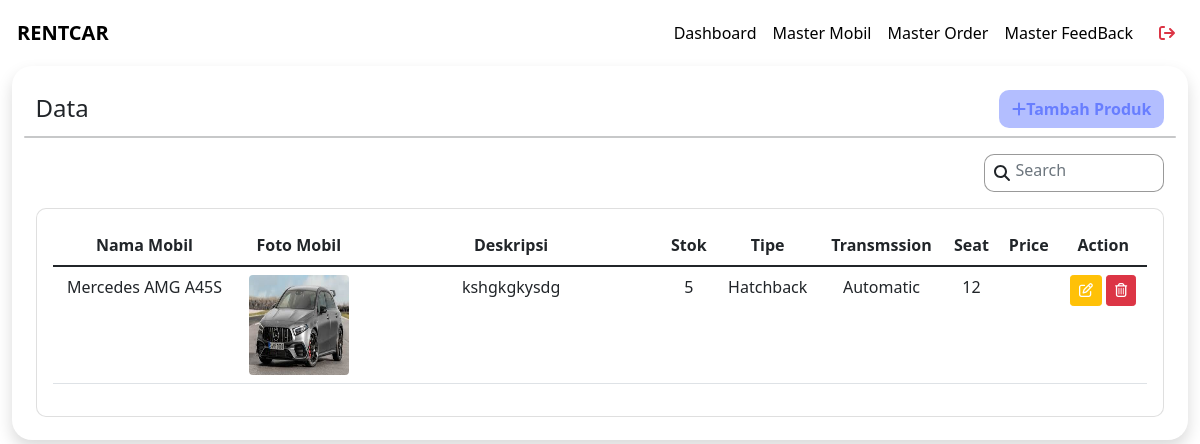
Page /mobil/master-mobil/ (signed in) on the committed database.
### mobil/models.py (models this page shows, shortened)
class Mobils(models.Model):
    TRANSMISSION = [
        ('Manual', 'Manual'),
        ('Automatic', 'Automatic'),
    ]
    TYPE_CAR = [
        ('Convertible','Convertible'),
        ('Coupe','Coupe'),
        ('Sedan','Sedan'),
        ('Hatchback','Hatchback'),
        ('SUV','SUV'),
        ('MPV','MPV'),
    ]
    name = models.CharField(max_length=100)
    stock = models.PositiveIntegerField()
    image1 = models.ImageField(upload_to="images/")
    image2 = models.ImageField(upload_to="images/")
    image3 = models.ImageField(upload_to="images/")
    pricePerDay = models.IntegerField()
    transmission = models.CharField(max_length=10, choices=TRANSMISSION)
    typeCar = models.CharField(max_length=20, choices=TYPE_CAR)
    description = models.CharField(max_length=150)
    seat = models.CharField(max_length=10)
    created_at = models.DateTimeField(auto_now_add=True)
    updated_at = models.DateTimeField(auto_now=True)

### mobil/views.py (the view)
# urls.py: path('master-mobil/', views.masterMobil, name="masterMobil"),
def masterMobil(request):
    current_user = request.user
    if not request.user.is_superuser:
        return redirect("user:loginAdmin")
    search_query = request.GET.get('search', '')
    mobils = Mobils.objects.all().order_by('-updated_at')
    if search_query:
        mobils = mobils.filter(name__icontains=search_query)
    for mobil in mobils:
        mobil.pricePerDay = currency(mobil.pricePerDay)
    context = {
        'mobils': mobils,
        'search_query': search_query,
    }
    return render(request, './admin/manageCar.html', context)

### utils/currency.py (called while the page is built)
def currency(amount):
    try:
        amount = Decimal(amount)
        return format_currency(amount, 'IDR', locale='id_ID')
    except (InvalidOperation, TypeError, ValueError):
        return "Invalid amount"

### templates/admin/manageCar.html (shortened to what this page needs)
{% extends '../base.html' %}
{% load static %}
{% block headers %}
<link href="{% static 'css/admin/manageCar.css' %}" rel="stylesheet" type="text/css">
<link rel="stylesheet" href="https://cdnjs.cloudflare.com/ajax/libs/font-awesome/6.0.0-beta3/css/all.min.css">
{% endblock headers %}
{% block contents %}
{% include '../partials/navbarAdmin.html' %}
<div class="wrapper">
    <div class="tabel shadow">
        <div class="row">
            <div class="d-flex justify-content-between align-items-center w-100">
                <h4 class="col-sm-2">Data</h4>
                <div class="col-sm-4 text-end">
                    <button type="button" class="btn mb-2 shadow-none" data-bs-toggle="modal"
                        data-bs-target="#addProductModal"><i class="fa-solid fa-plus mr-2"></i>Tambah Produk</button>
                </div>
            </div>
            <hr>
            <div class="d-flex mb-3 justify-content-end w-80">
                <div class="col-sm-2 position-relative">
                    <form method="GET" action="{% url 'mobil:masterMobil' %}">
                        <i class="fas fa-search position-absolute top-50 end-0 translate-middle-y pe-3"></i>
                        <input type="text" class="form-control formsearch shadow-none" id="firstName" name="search" placeholder="Search" value="{{ search_query }}" required>
                    </form>
                </div>
            </div>
            <div class="col-12 col-xl-12 mb-4 mb-lg-0">
                <div class="card">
                    <div class="card-body">
                        <div class="table-responsive">
                            <table class="table">
                                <thead>
                                    <tr>
                                        <th class=" text-center">Nama Mobil</th>
                                        <th class=" text-center">Foto Mobil</th>
                                        <th class=" text-center">Deskripsi</th>
                                        <th class=" text-center">Stok</th>
                                        <th class=" text-center">Tipe</th>
                                        <th class=" text-center">Transmssion</th>
                                        <th class=" text-center">Seat</th>
                                        <th class=" text-center">Price</th>
                                        <th class=" text-center">Action</th>
                                    </tr>
                                </thead>
                                <tbody>
                                    {% if mobils %}
                                    {% for mobil in mobils %}
                                    <tr>
                                        <td class="text-center">{{mobil.name}}</td>
                                        <td class="text-center"><img class="rounded" src="{{ mobil.image1.url }}" alt="Product Image" style="width: 100px; height: 100px"></td>
                                        <td class="text-center" style="width:300px">{{mobil.description}}</td>
                                        <td class="text-center">{{mobil.stock}}</td>
                                        <td class="text-center">{{mobil.typeCar}}</td>
                                        <td class="text-center">{{mobil.transmission}}</td>
                                        <td class="text-center">{{mobil.seat}}</td>
                                        <td class="text-center">{{mobil.pricePerDay}}</td>
                                        <td class="text-center">
                                            <a type="button" class="btn btn-warning btn-sm shadow-none" data-bs-toggle="modal" data-bs-target="#updateMobilModal{{ mobil.id }}"><i class="fa-regular fa-pen-to-square text-white"></i></a>
                                            <a type="button" class="btn btn-danger btn-sm ml-2 shadow-none" data-bs-toggle="modal" data-bs-target="#deleteMobilModal{{ mobil.id }}"><i class="fa-regular fa-trash-can"></i></a>
                                        </td>
                                    </tr>
                                    {% endfor %}
                                    {% else %}
                                    <tr>
                                        <td class="text-center" colspan="9">tidak ditemukan</td>
                                    </tr>
                                    {% endif %}
                                </tbody>
                            </table>
                        </div>
                    </div>
                </div>
            </div>
        </div>
    </div>
</div>
{% endblock contents %}

### static/css/admin/manageCar.css (style rules this page uses)
body { overflow-x: hidden; }
.wrapper { margin-left: 1%; margin-right: 1%; }
.wrapper .row { display: flex; flex-wrap: wrap; }
.wrapper .tabel { border-radius: 20px; padding: 2%; }
.wrapper .tabel hr { width: 100%; height: 2px; border-radius: 3px; }
.wrapper .tabel .card { border-radius: 10px; }
.formsearch, .formsearch:focus { border: 1.5px solid rgba(0, 0, 0, 0.4); height: 38px; border-radius: 10px; font-size: medium; padding-top: 1px; font-weight: 500; }
.tabel .row .d-flex .col-sm-4 .btn { background-color: rgba(104, 126, 255, 0.5); color: #687EFF; font-weight: 600; border-radius: 10px; }
.position-relative { position: relative; width: 180px; }
.position-relative input { padding-left: 30px; }
.position-absolute { position: absolute; }
.top-50 { top: 50%; }
.end-0 { left: 10px; }
.translate-middle-y { transform: translateY(-50%); }
.pe-3 { padding-right: 1rem; }

### rows in the picture
Mobils: name "Mercedes AMG A45S", image1 (picture), description "kshgkgkysdg", stock "5", typeCar "Hatchback", transmission "Automatic", seat "12"
